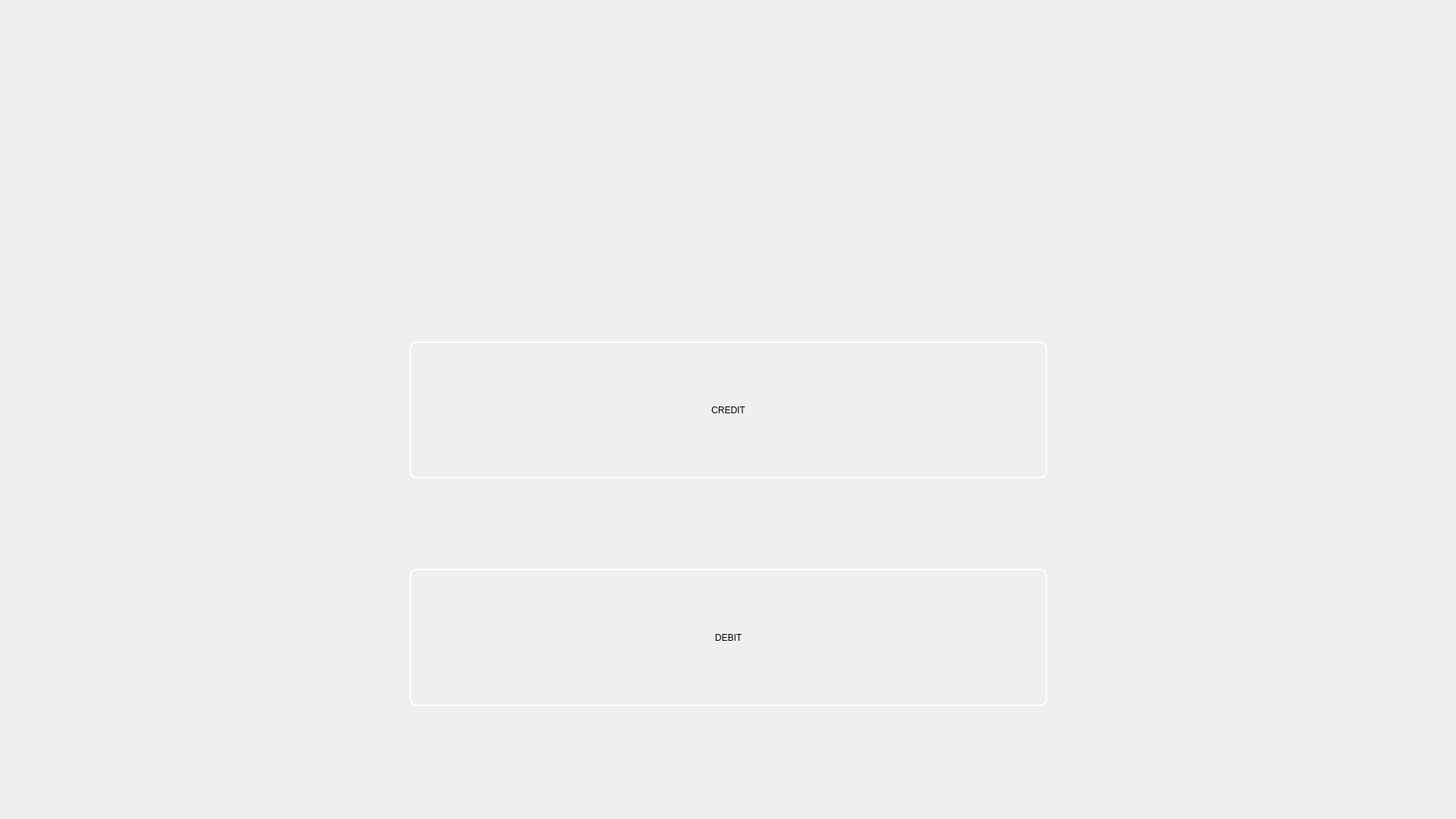
<?xml version="1.0" encoding="UTF-8"?>
<ui version="4.0">
 <class>cardtypeui</class>
 <widget class="QWidget" name="cardtypeui">
  <property name="geometry">
   <rect>
    <x>0</x>
    <y>0</y>
    <width>1920</width>
    <height>1080</height>
   </rect>
  </property>
  <property name="windowTitle">
   <string>Form</string>
  </property>
  <property name="styleSheet">
   <string notr="true"/>
  </property>
  <widget class="QPushButton" name="btn_credit">
   <property name="geometry">
    <rect>
     <x>540</x>
     <y>450</y>
     <width>841</width>
     <height>181</height>
    </rect>
   </property>
   <property name="styleSheet">
    <string notr="true">background-image: url(:/icons/flags/hemmobutt.png);
font: 900 24pt &quot;Comic Sans MS&quot;;
border-style: solid;
border-color: white;
border-width: 2px;
border-radius: 10px;</string>
   </property>
   <property name="text">
    <string>CREDIT</string>
   </property>
  </widget>
  <widget class="QPushButton" name="btn_debit">
   <property name="geometry">
    <rect>
     <x>540</x>
     <y>750</y>
     <width>841</width>
     <height>181</height>
    </rect>
   </property>
   <property name="styleSheet">
    <string notr="true">background-image: url(:/icons/flags/hemmobutt.png);
font: 900 24pt &quot;Comic Sans MS&quot;;
border-style: solid;
border-color: white;
border-width: 2px;
border-radius: 10px;</string>
   </property>
   <property name="text">
    <string>DEBIT</string>
   </property>
  </widget>
  <widget class="QLabel" name="backroundPic">
   <property name="geometry">
    <rect>
     <x>0</x>
     <y>0</y>
     <width>1920</width>
     <height>1080</height>
    </rect>
   </property>
   <property name="text">
    <string/>
   </property>
   <property name="pixmap">
    <pixmap resource="resourcefile.qrc">:/icons/flags/hemmosplash.png</pixmap>
   </property>
   <property name="scaledContents">
    <bool>true</bool>
   </property>
   <property name="textInteractionFlags">
    <set>Qt::NoTextInteraction</set>
   </property>
  </widget>
  <zorder>backroundPic</zorder>
  <zorder>btn_credit</zorder>
  <zorder>btn_debit</zorder>
 </widget>
 <resources>
  <include location="resourcefile.qrc"/>
 </resources>
 <connections/>
</ui>
